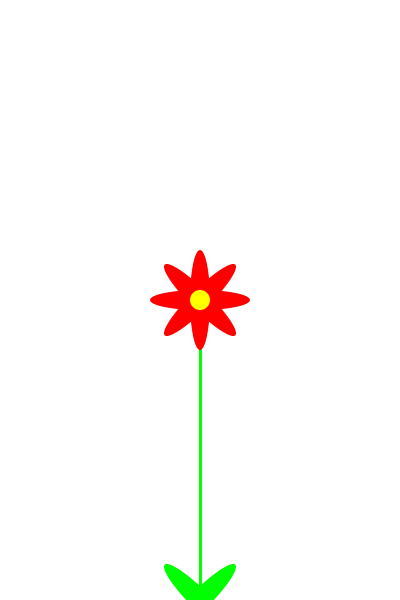
Frame 1 (no input)
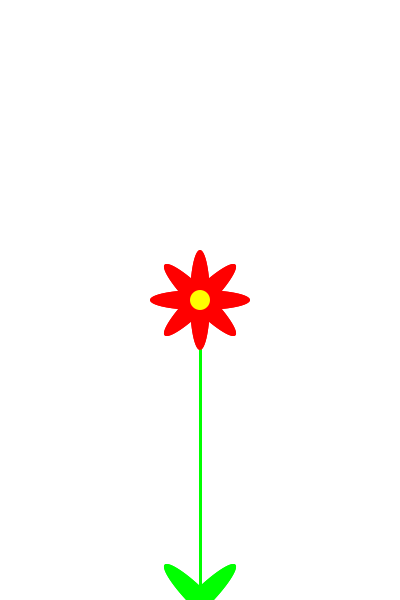
Frame 2 (the mouse pressed at the canvas centre, redrawn once)

The Processing sketch that drew these frames (run headless with seeded random() and noise(); the mouse was pressed at the canvas centre and the sketch redrawn once):

// Processing sketch: processing_98947
// ── processing_98947.pde

void setup()
{
  size(400, 600);
  background(255, 255, 255);
  smooth();
  frameRate(60);
  
  noLoop();
}

void draw()
{
  stroke(0, 255, 0);
  strokeWeight(3);
  line(width/2, height/2, width/2, height);
  
  noStroke();

  fill(255, 0, 0);
  ellipse(width/2, height/2, 20, 100);
  ellipse(width/2, height/2, 100, 20);

  pushMatrix();
    translate(width/2, height/2);
    rotate(PI/4);
    ellipse(0, 0, 100, 20);
  popMatrix();  

  pushMatrix();
    translate(width/2, height/2);
    rotate(-PI/4);
    fill(255, 0, 0);
    ellipse(0, 0, 100, 20);
  popMatrix();
  
  fill(255, 255, 0);
  ellipse(width/2, height/2, 20, 20);
  
  fill(0, 255, 0);
  pushMatrix();
    translate(width/2, height);
    rotate(PI/4);
    ellipse(0, 0, 100, 20);
  popMatrix();  

  pushMatrix();
    translate(width/2, height);
    rotate(-PI/4);
    ellipse(0, 0, 100, 20);
  popMatrix();  
  
  

  
}
